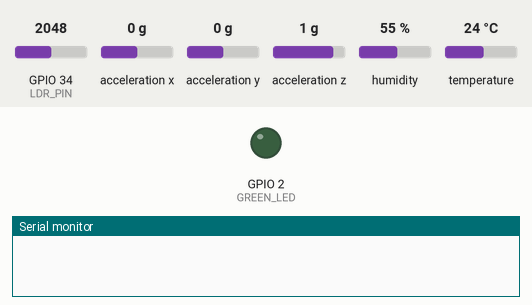
Recording of a sketch running on a simulated ESP32. On the bench: output pins drawn as LEDs (lit = HIGH), the last lines printed to the serial monitor. Wiring (inferred from the names in the program): MPU-9250 motion sensor at I2C address 0x68. The inputs (shaded band) are chosen by the test bench; at power-on: GPIO 34 (LDR_PIN) = 2048, acceleration x 0 g, acceleration y 0 g, acceleration z 1 g, humidity 55 %, temperature 24 °C (analog values on the 0–4095 scale).

Above: at 0.0 s.
At 0.7 s:
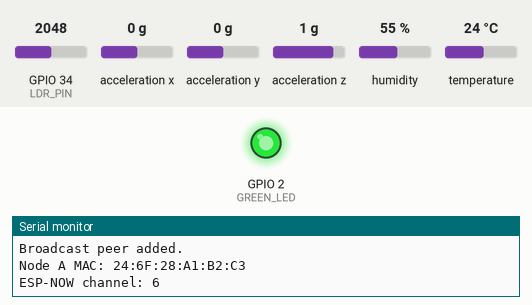
Timing chart, 0 to 2.2 s (numbered marks = the images above):
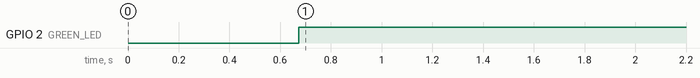

The sketch:

Cerberus_Node_A.ino
```cpp
#include "cerberus_common.h"

#include <WiFi.h>
#include <esp_now.h>
#include <esp_wifi.h>
#include <esp_err.h>
#include <Wire.h>
#include <math.h>
#include <DHT.h>

// ======================================================
// CERBERUS NODE A — SENSOR-PRIMARY
// MPU6500 direct I2C version, no Adafruit MPU library.
// Hardware:
// MPU6500: SDA=21, SCL=22
// LDR midpoint: GPIO 34
// Green LED: GPIO 2
// ======================================================

const char MY_ID = 'A';
const uint8_t MY_PRIO = PRIO_A;

const int LDR_PIN = 34;
const int GREEN_LED = 2;

// ---- MPU6500 I2C addresses ----
const uint8_t MPU_ADDR_1 = 0x68;
const uint8_t MPU_ADDR_2 = 0x69;
uint8_t mpuAddr = MPU_ADDR_1;

// ---- MPU6500 registers ----
const uint8_t REG_SMPLRT_DIV    = 0x19;
const uint8_t REG_CONFIG        = 0x1A;
const uint8_t REG_GYRO_CONFIG   = 0x1B;
const uint8_t REG_ACCEL_CONFIG  = 0x1C;
const uint8_t REG_ACCEL_CONFIG2 = 0x1D;
const uint8_t REG_ACCEL_XOUT_H  = 0x3B;
const uint8_t REG_PWR_MGMT_1    = 0x6B;
const uint8_t REG_PWR_MGMT_2    = 0x6C;
const uint8_t REG_WHO_AM_I      = 0x75;

// We configure accel full-scale to ±8g.
// For ±8g, sensitivity is 4096 LSB/g.
const float ACCEL_SCALE_8G = 4096.0;
const float G_TO_MS2 = 9.80665;

// ---- Detection thresholds ----
const float TILT_TH = 30.0;     // tilt alert threshold in degrees
const int DARK_TH = 1200;       // adjust after testing
const int BRIGHT_TH = 3000;     // adjust after testing
const float Z_K = 3.0;          // anomaly sensitivity

bool mpuOK = false;

// ---- DHT11 (Phase 2) ----
#define DHT_PIN 4
#define DHT_TYPE DHT11
DHT dht(DHT_PIN, DHT_TYPE);

MeshPacket me;

struct Peer {
  char id;
  uint32_t last;
  uint8_t prio;
  bool seen;
  bool alive;
};

Peer peers[2] = {
  {'B', 0, PRIO_B, false, false},
  {'C', 0, PRIO_C, false, false}
};

uint32_t tHB = 0;
uint32_t tLoop = 0;
uint32_t bootMs = 0;
uint32_t seq = 0;

float aPrev = 0.0;
bool firstAccel = true;

// Rolling anomaly stats
float rMean = 0.3;
float rVar = 0.04;

const char* stateName(uint8_t s) {
  switch (s) {
    case S_BOOT: return "BOOT";
    case S_JOIN: return "JOIN";
    case S_ACTIVE: return "ACTIVE";
    case S_STANDBY: return "STANDBY";
    case S_FAILOVER: return "FAILOVER";
    case S_DEGRADED: return "DEGRADED";
    default: return "?";
  }
}

// ======================================================
// MPU6500 LOW-LEVEL I2C FUNCTIONS
// ======================================================

bool i2cPing(uint8_t addr) {
  Wire.beginTransmission(addr);
  return Wire.endTransmission() == 0;
}

bool i2cWrite8(uint8_t addr, uint8_t reg, uint8_t value) {
  Wire.beginTransmission(addr);
  Wire.write(reg);
  Wire.write(value);
  return Wire.endTransmission() == 0;
}

bool i2cReadBytes(uint8_t addr, uint8_t reg, uint8_t* buffer, uint8_t len) {
  Wire.beginTransmission(addr);
  Wire.write(reg);

  if (Wire.endTransmission(false) != 0) {
    return false;
  }

  uint8_t got = Wire.requestFrom((int)addr, (int)len, (int)true);

  if (got != len) {
    return false;
  }

  for (uint8_t i = 0; i < len; i++) {
    buffer[i] = Wire.read();
  }

  return true;
}

uint8_t i2cRead8(uint8_t addr, uint8_t reg) {
  uint8_t value = 0xFF;
  i2cReadBytes(addr, reg, &value, 1);
  return value;
}

bool beginMPU6500() {
  if (i2cPing(MPU_ADDR_1)) {
    mpuAddr = MPU_ADDR_1;
  } else if (i2cPing(MPU_ADDR_2)) {
    mpuAddr = MPU_ADDR_2;
  } else {
    Serial.println("ERROR: MPU6500 not found at 0x68 or 0x69.");
    return false;
  }

  uint8_t who = i2cRead8(mpuAddr, REG_WHO_AM_I);

  Serial.print("MPU6500 found at I2C address 0x");
  Serial.println(mpuAddr, HEX);

  Serial.print("WHO_AM_I = 0x");
  Serial.println(who, HEX);

  if (who != 0x70) {
    Serial.println("WARNING: WHO_AM_I is not 0x70.");
    Serial.println("Some GY-6500/GY-9250 boards may still work, so continuing...");
  }

  // Reset device
  i2cWrite8(mpuAddr, REG_PWR_MGMT_1, 0x80);
  delay(100);

  // Wake up device, auto clock source
  if (!i2cWrite8(mpuAddr, REG_PWR_MGMT_1, 0x01)) {
    Serial.println("ERROR: Failed to wake MPU6500.");
    return false;
  }

  delay(50);

  // Enable all accel and gyro axes
  i2cWrite8(mpuAddr, REG_PWR_MGMT_2, 0x00);

  // Sample rate divider
  i2cWrite8(mpuAddr, REG_SMPLRT_DIV, 0x07);

  // DLPF setting
  i2cWrite8(mpuAddr, REG_CONFIG, 0x03);

  // Gyro ±500 dps, not heavily used here but configured
  i2cWrite8(mpuAddr, REG_GYRO_CONFIG, 0x08);

  // Accel ±8g: ACCEL_FS_SEL bits = 10, so register value = 0x10
  i2cWrite8(mpuAddr, REG_ACCEL_CONFIG, 0x10);

  // Accelerometer low-pass filter
  i2cWrite8(mpuAddr, REG_ACCEL_CONFIG2, 0x03);

  Serial.println("MPU6500 initialized.");
  return true;
}

bool readMPU6500Accel(float &ax, float &ay, float &az) {
  uint8_t raw[6];

  if (!i2cReadBytes(mpuAddr, REG_ACCEL_XOUT_H, raw, 6)) {
    return false;
  }

  int16_t rx = (int16_t)((raw[0] << 8) | raw[1]);
  int16_t ry = (int16_t)((raw[2] << 8) | raw[3]);
  int16_t rz = (int16_t)((raw[4] << 8) | raw[5]);

  ax = ((float)rx / ACCEL_SCALE_8G) * G_TO_MS2;
  ay = ((float)ry / ACCEL_SCALE_8G) * G_TO_MS2;
  az = ((float)rz / ACCEL_SCALE_8G) * G_TO_MS2;

  return true;
}

// ======================================================
// ESP-NOW RECEIVE
// ======================================================

void onRecv(const esp_now_recv_info_t* info, const uint8_t* data, int len) {
  if (len != sizeof(MeshPacket)) {
    Serial.printf("Bad packet size: %d, expected: %u\n", len, (unsigned)sizeof(MeshPacket));
    return;
  }

  MeshPacket p;
  memcpy(&p, data, sizeof(p));

  for (auto &pe : peers) {
    if (pe.id == p.nodeId) {
      pe.last = millis();
      pe.seen = true;
    }
  }
}

// ======================================================
// SENSOR READING
// ======================================================

void readSensors() {
  if (mpuOK) {
    float ax, ay, az;

    if (readMPU6500Accel(ax, ay, az)) {
      float totalAccel = sqrt(ax * ax + ay * ay + az * az);

      float vibration = 0.0;

      if (firstAccel) {
        aPrev = totalAccel;
        firstAccel = false;
      } else {
        vibration = fabs(totalAccel - aPrev);
        aPrev = totalAccel;
      }

      me.vibration = vibration;
      me.tilt = atan2(ax, sqrt(ay * ay + az * az)) * 180.0 / PI;

      // Rolling z-score anomaly detection
      rMean += (vibration - rMean) / 20.0;
      rVar += (((vibration - rMean) * (vibration - rMean)) - rVar) / 20.0;

      if (rVar < 0.0) {
        rVar = 0.0;
      }

      float sd = sqrt(rVar > 0.000001 ? rVar : 0.000001);
      float z = (vibration - rMean) / sd;

      me.motionAlert = (fabs(z) > Z_K || fabs(me.tilt) > TILT_TH) ? 1 : 0;
    } else {
      Serial.println("WARNING: MPU6500 read failed.");

      me.vibration = 0.0;
      me.tilt = 0.0;
      me.motionAlert = 0;
    }
  } else {
    me.vibration = 0.0;
    me.tilt = 0.0;
    me.motionAlert = 0;
  }

  me.ldrRaw = analogRead(LDR_PIN);

  if (me.ldrRaw < DARK_TH) {
    me.light = 0;       // DARK
  } else if (me.ldrRaw > BRIGHT_TH) {
    me.light = 2;       // BRIGHT
  } else {
    me.light = 1;       // NORMAL
  }

  // ---- DHT11 environment (Phase 2) ----
  float h = dht.readHumidity();
  float t = dht.readTemperature();
  if (!isnan(h) && !isnan(t)) {
    me.temperature = t;
    me.humidity = h;
    me.hasEnv = 1;
    me.envAlert = (t > TEMP_ALERT_C || h > HUM_ALERT_PCT) ? 1 : 0;
  } else {
    me.hasEnv = 0;
    me.envAlert = 0;
  }
}

// ======================================================
// LEADER LOGIC
// ======================================================

char computeLeader() {
  char best = MY_ID;
  uint8_t bestPrio = MY_PRIO;

  uint32_t now = millis();

  for (auto &pe : peers) {
    pe.alive = pe.seen && ((now - pe.last) < TIMEOUT);

    if (pe.alive && pe.prio > bestPrio) {
      bestPrio = pe.prio;
      best = pe.id;
    }
  }

  return best;
}

// ======================================================
// ESP-NOW SETUP
// ======================================================

void addBroadcastPeer() {
  esp_now_peer_info_t peerInfo = {};
  memcpy(peerInfo.peer_addr, BCAST, 6);
  peerInfo.channel = WIFI_CHANNEL;
  peerInfo.encrypt = false;
  peerInfo.ifidx = WIFI_IF_STA;

  esp_err_t result = esp_now_add_peer(&peerInfo);

  if (result == ESP_OK) {
    Serial.println("Broadcast peer added.");
  } else if (result == ESP_ERR_ESPNOW_EXIST) {
    Serial.println("Broadcast peer already exists.");
  } else {
    Serial.printf("Failed to add broadcast peer: %s\n", esp_err_to_name(result));
  }
}

// ======================================================
// SETUP
// ======================================================

void setup() {
  Serial.begin(115200);
  delay(500);

  Serial.println();
  Serial.println("=================================");
  Serial.println("CERBERUS NODE A — SENSOR-PRIMARY");
  Serial.println("MPU6500 DIRECT I2C VERSION");
  Serial.println("=================================");

  pinMode(GREEN_LED, OUTPUT);
  digitalWrite(GREEN_LED, LOW);

  analogReadResolution(12);

  dht.begin();

  Wire.begin(21, 22);
  Wire.setClock(400000);

  mpuOK = beginMPU6500();

  if (!mpuOK) {
    Serial.println("WARNING: MPU6500 missing or not detected.");
    Serial.println("Node A will still send LDR + heartbeat data.");
  }

  WiFi.mode(WIFI_STA);
  WiFi.disconnect();

  esp_wifi_set_channel(WIFI_CHANNEL, WIFI_SECOND_CHAN_NONE);

  if (esp_now_init() != ESP_OK) {
    Serial.println("ERROR: ESP-NOW init failed.");
    while (true) {
      delay(1000);
    }
  }

  esp_now_register_recv_cb(onRecv);
  addBroadcastPeer();

  memset(&me, 0, sizeof(me));
  me.nodeId = MY_ID;
  me.priority = MY_PRIO;
  me.state = S_BOOT;
  me.leaderView = MY_ID;
  me.sensorRole = SROLE_PRIMARY;

  bootMs = millis();

  Serial.print("Node A MAC: ");
  Serial.println(WiFi.macAddress());

  Serial.print("ESP-NOW channel: ");
  Serial.println(WIFI_CHANNEL);
}

// ======================================================
// LOOP
// ======================================================

void loop() {
  uint32_t now = millis();

  if (now - tLoop >= LOOP_TICK) {
    tLoop = now;

    char leader = computeLeader();

    me.leaderView = leader;
    me.state = (leader == MY_ID) ? S_ACTIVE : S_STANDBY;

    digitalWrite(GREEN_LED, me.state == S_ACTIVE ? HIGH : LOW);
  }

  if (now - tHB >= HB_INTERVAL) {
    tHB = now;

    readSensors();

    me.seq = ++seq;
    me.uptimeS = (now - bootMs) / 1000;

    esp_err_t result = esp_now_send(BCAST, (uint8_t*)&me, sizeof(me));

    Serial.printf(
      "A HB #%lu | %s | Ldr=%d Vib=%.2f Tilt=%.1f T=%.1fC H=%.0f%% Alert=%d | Env=%d | Send=%s | B=%s C=%s\n",
      (unsigned long)me.seq,
      stateName(me.state),
      me.ldrRaw,
      me.vibration,
      me.tilt,
      me.temperature,
      me.humidity,
      me.motionAlert,
      me.envAlert,
      esp_err_to_name(result),
      peers[0].alive ? "alive" : "dead",
      peers[1].alive ? "alive" : "dead"
    );
  }
}
```

cerberus_common.h
```cpp
#pragma once
#include <Arduino.h>

#define PRIO_A 3
#define PRIO_B 2
#define PRIO_C 1

const uint32_t HB_INTERVAL = 2000;
const uint32_t TIMEOUT     = 7000;
const uint32_t LOOP_TICK   = 250;

static uint8_t BCAST[6] = {0xFF, 0xFF, 0xFF, 0xFF, 0xFF, 0xFF};

enum {
  S_BOOT = 0,
  S_JOIN = 1,
  S_ACTIVE = 2,
  S_STANDBY = 3,
  S_FAILOVER = 4,
  S_DEGRADED = 5
};

// ---- CERBERUS 2.0 : sensor roles ----
#define SROLE_NONE    0
#define SROLE_PRIMARY 1
#define SROLE_BACKUP  2

// ---- CERBERUS 2.0 : server-room environment thresholds ----
const float TEMP_ALERT_C  = 35.0;   // alert if temperature above this (deg C)
const float HUM_ALERT_PCT = 70.0;   // alert if humidity above this (%)

// ---- Shared mesh packet (identical on A, B, C) ----
typedef struct {
  char nodeId;
  uint8_t priority;
  uint8_t state;
  uint32_t seq;
  uint32_t uptimeS;

  int ldrRaw;
  uint8_t light;
  float vibration;
  float tilt;
  uint8_t motionAlert;

  uint8_t leaderView;

  // ---- CERBERUS 2.0 Phase 2: environment sensing ----
  float temperature;   // deg C (DHT11); valid only if hasEnv == 1
  float humidity;      // % RH  (DHT11); valid only if hasEnv == 1
  uint8_t hasEnv;      // 1 = this packet carries valid temp/humidity
  uint8_t sensorRole;  // SROLE_PRIMARY / SROLE_BACKUP / SROLE_NONE
  uint8_t envAlert;    // 1 = temp/humidity outside safe server-room range
} MeshPacket;

#define WIFI_CHANNEL 6
```

Measured:
- by itself, GPIO 2 (GREEN_LED): LOW → HIGH at 0.67 s
